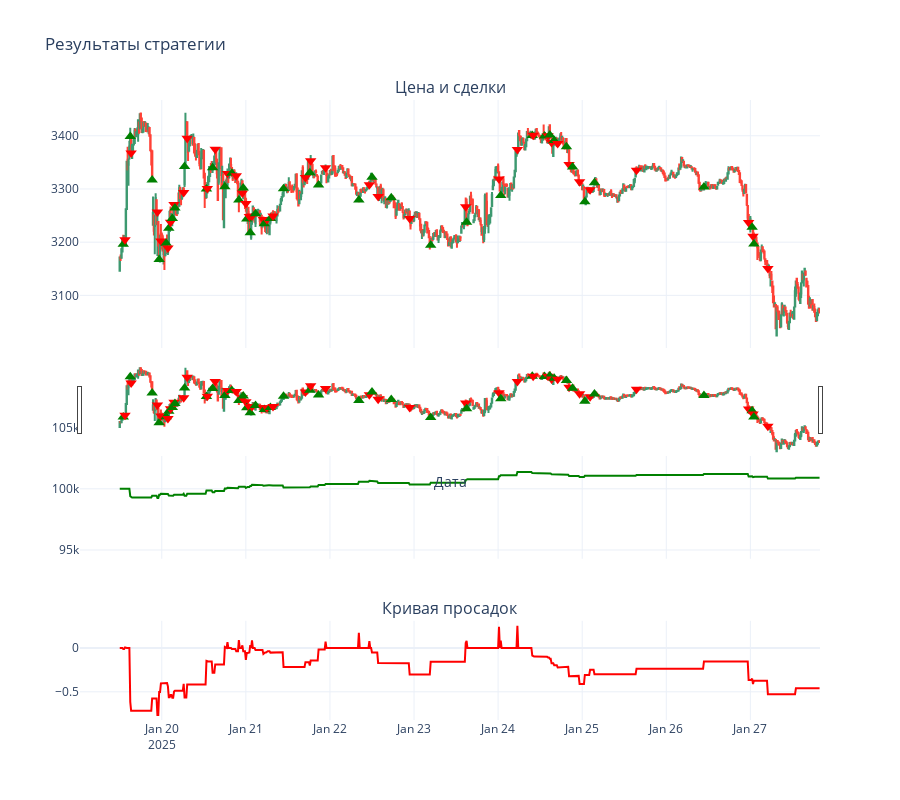

The notebook cell this image was saved under:
### Code cell
bt = StrategyTester(X_trade_tree, initial_balance=100000, position_size=0.1)

# Запускаем бэктест
bt.run()
stats = bt.calculate_stats()
StrategyTester.display_stats(stats)

bt.plot()

### Figure 1 — Plotly figure (JSON) as saved in the notebook; plotly's stock layout.template omitted (floating-point values rounded to 4 significant figures; data arrays with more than 128 entries replaced by an {"elided": "..."} marker saying what was removed)
{"data": [{"close": {"elided": "800 float values"}, "high": {"elided": "800 float values"}, "low": {"elided": "800 float values"}, "name": "Цена", "open": {"elided": "800 float values"}, "type": "candlestick", "x": {"elided": "800 str values"}, "xaxis": "x", "yaxis": "y"}, {"marker": {"color": "green", "size": 10, "symbol": "triangle-up"}, "mode": "markers", "name": "Сделка", "type": "scatter", "x": ["2025-01-19T13:00:00"], "xaxis": "x", "y": [3196.0], "yaxis": "y"}, {"marker": {"color": "red", "size": 10, "symbol": "triangle-down"}, "mode": "markers", "name": "Сделка", "type": "scatter", "x": ["2025-01-19T13:30:00"], "xaxis": "x", "y": [3205.0], "yaxis": "y"}, {"marker": {"color": "green", "size": 10, "symbol": "triangle-up"}, "mode": "markers", "name": "Сделка", "type": "scatter", "x": ["2025-01-19T15:00:00"], "xaxis": "x", "y": [3398.0], "yaxis": "y"}, {"marker": {"color": "red", "size": 10, "symbol": "triangle-down"}, "mode": "markers", "name": "Сделка", "type": "scatter", "x": ["2025-01-19T15:15:00"], "xaxis": "x", "y": [3367.0], "yaxis": "y"}, {"marker": {"color": "green", "size": 10, "symbol": "triangle-up"}, "mode": "markers", "name": "Сделка", "type": "scatter", "x": ["2025-01-19T21:15:00"], "xaxis": "x", "y": [3317.0], "yaxis": "y"}, {"marker": {"color": "red", "size": 10, "symbol": "triangle-down"}, "mode": "markers", "name": "Сделка", "type": "scatter", "x": ["2025-01-19T22:45:00"], "xaxis": "x", "y": [3257.0], "yaxis": "y"}, {"marker": {"color": "green", "size": 10, "symbol": "triangle-up"}, "mode": "markers", "name": "Сделка", "type": "scatter", "x": ["2025-01-19T23:15:00"], "xaxis": "x", "y": [3167.0], "yaxis": "y"}, {"marker": {"color": "red", "size": 10, "symbol": "triangle-down"}, "mode": "markers", "name": "Сделка", "type": "scatter", "x": ["2025-01-19T23:45:00"], "xaxis": "x", "y": [3202.0], "yaxis": "y"}, {"marker": {"color": "green", "size": 10, "symbol": "triangle-up"}, "mode": "markers", "name": "Сделка", "type": "scatter", "x": ["2025-01-20T01:15:00"], "xaxis": "x", "y": [3198.0], "yaxis": "y"}, {"marker": {"color": "red", "size": 10, "symbol": "triangle-down"}, "mode": "markers", "name": "Сделка", "type": "scatter", "x": ["2025-01-20T01:45:00"], "xaxis": "x", "y": [3189.0], "yaxis": "y"}, {"marker": {"color": "green", "size": 10, "symbol": "triangle-up"}, "mode": "markers", "name": "Сделка", "type": "scatter", "x": ["2025-01-20T02:00:00"], "xaxis": "x", "y": [3226.0], "yaxis": "y"}, {"marker": {"color": "red", "size": 10, "symbol": "triangle-down"}, "mode": "markers", "name": "Сделка", "type": "scatter", "x": ["2025-01-20T02:30:00"], "xaxis": "x", "y": [3238.0], "yaxis": "y"}, {"marker": {"color": "green", "size": 10, "symbol": "triangle-up"}, "mode": "markers", "name": "Сделка", "type": "scatter", "x": ["2025-01-20T03:00:00"], "xaxis": "x", "y": [3244.0], "yaxis": "y"}, {"marker": {"color": "red", "size": 10, "symbol": "triangle-down"}, "mode": "markers", "name": "Сделка", "type": "scatter", "x": ["2025-01-20T03:30:00"], "xaxis": "x", "y": [3271.0], "yaxis": "y"}, {"marker": {"color": "green", "size": 10, "symbol": "triangle-up"}, "mode": "markers", "name": "Сделка", "type": "scatter", "x": ["2025-01-20T03:45:00"], "xaxis": "x", "y": [3264.0], "yaxis": "y"}, {"marker": {"color": "red", "size": 10, "symbol": "triangle-down"}, "mode": "markers", "name": "Сделка", "type": "scatter", "x": ["2025-01-20T06:15:00"], "xaxis": "x", "y": [3293.0], "yaxis": "y"}, {"marker": {"color": "green", "size": 10, "symbol": "triangle-up"}, "mode": "markers", "name": "Сделка", "type": "scatter", "x": ["2025-01-20T06:30:00"], "xaxis": "x", "y": [3342.0], "yaxis": "y"}, {"marker": {"color": "red", "size": 10, "symbol": "triangle-down"}, "mode": "markers", "name": "Сделка", "type": "scatter", "x": ["2025-01-20T07:15:00"], "xaxis": "x", "y": [3395.0], "yaxis": "y"}, {"marker": {"color": "green", "size": 10, "symbol": "triangle-up"}, "mode": "markers", "name": "Сделка", "type": "scatter", "x": ["2025-01-20T12:45:00"], "xaxis": "x", "y": [3300.0], "yaxis": "y"}, {"marker": {"color": "red", "size": 10, "symbol": "triangle-down"}, "mode": "markers", "name": "Сделка", "type": "scatter", "x": ["2025-01-20T13:00:00"], "xaxis": "x", "y": [3301.0], "yaxis": "y"}, {"marker": {"color": "green", "size": 10, "symbol": "triangle-up"}, "mode": "markers", "name": "Сделка", "type": "scatter", "x": ["2025-01-20T14:30:00"], "xaxis": "x", "y": [3340.0], "yaxis": "y"}, {"marker": {"color": "red", "size": 10, "symbol": "triangle-down"}, "mode": "markers", "name": "Сделка", "type": "scatter", "x": ["2025-01-20T15:15:00"], "xaxis": "x", "y": [3375.0], "yaxis": "y"}, {"marker": {"color": "green", "size": 10, "symbol": "triangle-up"}, "mode": "markers", "name": "Сделка", "type": "scatter", "x": ["2025-01-20T18:00:00"], "xaxis": "x", "y": [3304.0], "yaxis": "y"}, {"marker": {"color": "red", "size": 10, "symbol": "triangle-down"}, "mode": "markers", "name": "Сделка", "type": "scatter", "x": ["2025-01-20T18:45:00"], "xaxis": "x", "y": [3329.0], "yaxis": "y"}, {"marker": {"color": "green", "size": 10, "symbol": "triangle-up"}, "mode": "markers", "name": "Сделка", "type": "scatter", "x": ["2025-01-20T20:00:00"], "xaxis": "x", "y": [3329.0], "yaxis": "y"}, {"marker": {"color": "red", "size": 10, "symbol": "triangle-down"}, "mode": "markers", "name": "Сделка", "type": "scatter", "x": ["2025-01-20T21:15:00"], "xaxis": "x", "y": [3325.0], "yaxis": "y"}, {"marker": {"color": "green", "size": 10, "symbol": "triangle-up"}, "mode": "markers", "name": "Сделка", "type": "scatter", "x": ["2025-01-20T22:00:00"], "xaxis": "x", "y": [3280.0], "yaxis": "y"}, {"marker": {"color": "red", "size": 10, "symbol": "triangle-down"}, "mode": "markers", "name": "Сделка", "type": "scatter", "x": ["2025-01-20T23:00:00"], "xaxis": "x", "y": [3293.0], "yaxis": "y"}, {"marker": {"color": "green", "size": 10, "symbol": "triangle-up"}, "mode": "markers", "name": "Сделка", "type": "scatter", "x": ["2025-01-20T23:15:00"], "xaxis": "x", "y": [3302.0], "yaxis": "y"}, {"marker": {"color": "red", "size": 10, "symbol": "triangle-down"}, "mode": "markers", "name": "Сделка", "type": "scatter", "x": ["2025-01-21T00:00:00"], "xaxis": "x", "y": [3273.0], "yaxis": "y"}, {"marker": {"color": "green", "size": 10, "symbol": "triangle-up"}, "mode": "markers", "name": "Сделка", "type": "scatter", "x": ["2025-01-21T00:15:00"], "xaxis": "x", "y": [3243.0], "yaxis": "y"}, {"marker": {"color": "red", "size": 10, "symbol": "triangle-down"}, "mode": "markers", "name": "Сделка", "type": "scatter", "x": ["2025-01-21T01:00:00"], "xaxis": "x", "y": [3248.0], "yaxis": "y"}, {"marker": {"color": "green", "size": 10, "symbol": "triangle-up"}, "mode": "markers", "name": "Сделка", "type": "scatter", "x": ["2025-01-21T01:15:00"], "xaxis": "x", "y": [3218.0], "yaxis": "y"}, {"marker": {"color": "red", "size": 10, "symbol": "triangle-down"}, "mode": "markers", "name": "Сделка", "type": "scatter", "x": ["2025-01-21T01:45:00"], "xaxis": "x", "y": [3249.0], "yaxis": "y"}, {"marker": {"color": "green", "size": 10, "symbol": "triangle-up"}, "mode": "markers", "name": "Сделка", "type": "scatter", "x": ["2025-01-21T02:45:00"], "xaxis": "x", "y": [3254.0], "yaxis": "y"}, {"marker": {"color": "red", "size": 10, "symbol": "triangle-down"}, "mode": "markers", "name": "Сделка", "type": "scatter", "x": ["2025-01-21T05:00:00"], "xaxis": "x", "y": [3243.0], "yaxis": "y"}, {"marker": {"color": "green", "size": 10, "symbol": "triangle-up"}, "mode": "markers", "name": "Сделка", "type": "scatter", "x": ["2025-01-21T05:15:00"], "xaxis": "x", "y": [3235.0], "yaxis": "y"}, {"marker": {"color": "red", "size": 10, "symbol": "triangle-down"}, "mode": "markers", "name": "Сделка", "type": "scatter", "x": ["2025-01-21T06:00:00"], "xaxis": "x", "y": [3243.0], "yaxis": "y"}, {"marker": {"color": "green", "size": 10, "symbol": "triangle-up"}, "mode": "markers", "name": "Сделка", "type": "scatter", "x": ["2025-01-21T07:00:00"], "xaxis": "x", "y": [3245.0], "yaxis": "y"}, {"marker": {"color": "red", "size": 10, "symbol": "triangle-down"}, "mode": "markers", "name": "Сделка", "type": "scatter", "x": ["2025-01-21T07:45:00"], "xaxis": "x", "y": [3249.0], "yaxis": "y"}, {"marker": {"color": "green", "size": 10, "symbol": "triangle-up"}, "mode": "markers", "name": "Сделка", "type": "scatter", "x": ["2025-01-21T10:45:00"], "xaxis": "x", "y": [3300.0], "yaxis": "y"}, {"marker": {"color": "red", "size": 10, "symbol": "triangle-down"}, "mode": "markers", "name": "Сделка", "type": "scatter", "x": ["2025-01-21T17:00:00"], "xaxis": "x", "y": [3321.0], "yaxis": "y"}, {"marker": {"color": "green", "size": 10, "symbol": "triangle-up"}, "mode": "markers", "name": "Сделка", "type": "scatter", "x": ["2025-01-21T18:15:00"], "xaxis": "x", "y": [3331.0], "yaxis": "y"}, {"marker": {"color": "red", "size": 10, "symbol": "triangle-down"}, "mode": "markers", "name": "Сделка", "type": "scatter", "x": ["2025-01-21T18:30:00"], "xaxis": "x", "y": [3353.0], "yaxis": "y"}, {"marker": {"color": "green", "size": 10, "symbol": "triangle-up"}, "mode": "markers", "name": "Сделка", "type": "scatter", "x": ["2025-01-21T20:45:00"], "xaxis": "x", "y": [3307.0], "yaxis": "y"}, {"marker": {"color": "red", "size": 10, "symbol": "triangle-down"}, "mode": "markers", "name": "Сделка", "type": "scatter", "x": ["2025-01-21T22:45:00"], "xaxis": "x", "y": [3340.0], "yaxis": "y"}, {"marker": {"color": "green", "size": 10, "symbol": "triangle-up"}, "mode": "markers", "name": "Сделка", "type": "scatter", "x": ["2025-01-22T08:15:00"], "xaxis": "x", "y": [3279.0], "yaxis": "y"}, {"marker": {"color": "red", "size": 10, "symbol": "triangle-down"}, "mode": "markers", "name": "Сделка", "type": "scatter", "x": ["2025-01-22T11:15:00"], "xaxis": "x", "y": [3308.0], "yaxis": "y"}, {"marker": {"color": "green", "size": 10, "symbol": "triangle-up"}, "mode": "markers", "name": "Сделка", "type": "scatter", "x": ["2025-01-22T12:00:00"], "xaxis": "x", "y": [3322.0], "yaxis": "y"}, {"marker": {"color": "red", "size": 10, "symbol": "triangle-down"}, "mode": "markers", "name": "Сделка", "type": "scatter", "x": ["2025-01-22T13:45:00"], "xaxis": "x", "y": [3286.0], "yaxis": "y"}, {"marker": {"color": "green", "size": 10, "symbol": "triangle-up"}, "mode": "markers", "name": "Сделка", "type": "scatter", "x": ["2025-01-22T17:30:00"], "xaxis": "x", "y": [3284.0], "yaxis": "y"}, {"marker": {"color": "red", "size": 10, "symbol": "triangle-down"}, "mode": "markers", "name": "Сделка", "type": "scatter", "x": ["2025-01-22T22:45:00"], "xaxis": "x", "y": [3244.0], "yaxis": "y"}, {"marker": {"color": "green", "size": 10, "symbol": "triangle-up"}, "mode": "markers", "name": "Сделка", "type": "scatter", "x": ["2025-01-23T04:45:00"], "xaxis": "x", "y": [3194.0], "yaxis": "y"}, {"marker": {"color": "red", "size": 10, "symbol": "triangle-down"}, "mode": "markers", "name": "Сделка", "type": "scatter", "x": ["2025-01-23T14:45:00"], "xaxis": "x", "y": [3267.0], "yaxis": "y"}, {"marker": {"color": "green", "size": 10, "symbol": "triangle-up"}, "mode": "markers", "name": "Сделка", "type": "scatter", "x": ["2025-01-23T15:00:00"], "xaxis": "x", "y": [3237.0], "yaxis": "y"}, {"marker": {"color": "red", "size": 10, "symbol": "triangle-down"}, "mode": "markers", "name": "Сделка", "type": "scatter", "x": ["2025-01-24T00:15:00"], "xaxis": "x", "y": [3319.0], "yaxis": "y"}, {"marker": {"color": "green", "size": 10, "symbol": "triangle-up"}, "mode": "markers", "name": "Сделка", "type": "scatter", "x": ["2025-01-24T00:45:00"], "xaxis": "x", "y": [3288.0], "yaxis": "y"}, {"marker": {"color": "red", "size": 10, "symbol": "triangle-down"}, "mode": "markers", "name": "Сделка", "type": "scatter", "x": ["2025-01-24T05:30:00"], "xaxis": "x", "y": [3374.0], "yaxis": "y"}, {"marker": {"color": "green", "size": 10, "symbol": "triangle-up"}, "mode": "markers", "name": "Сделка", "type": "scatter", "x": ["2025-01-24T09:45:00"], "xaxis": "x", "y": [3400.0], "yaxis": "y"}, {"marker": {"color": "red", "size": 10, "symbol": "triangle-down"}, "mode": "markers", "name": "Сделка", "type": "scatter", "x": ["2025-01-24T10:00:00"], "xaxis": "x", "y": [3401.0], "yaxis": "y"}, {"marker": {"color": "green", "size": 10, "symbol": "triangle-up"}, "mode": "markers", "name": "Сделка", "type": "scatter", "x": ["2025-01-24T13:15:00"], "xaxis": "x", "y": [3399.0], "yaxis": "y"}, {"marker": {"color": "red", "size": 10, "symbol": "triangle-down"}, "mode": "markers", "name": "Сделка", "type": "scatter", "x": ["2025-01-24T14:15:00"], "xaxis": "x", "y": [3400.0], "yaxis": "y"}, {"marker": {"color": "green", "size": 10, "symbol": "triangle-up"}, "mode": "markers", "name": "Сделка", "type": "scatter", "x": ["2025-01-24T14:45:00"], "xaxis": "x", "y": [3402.0], "yaxis": "y"}, {"marker": {"color": "red", "size": 10, "symbol": "triangle-down"}, "mode": "markers", "name": "Сделка", "type": "scatter", "x": ["2025-01-24T15:15:00"], "xaxis": "x", "y": [3387.0], "yaxis": "y"}, {"marker": {"color": "green", "size": 10, "symbol": "triangle-up"}, "mode": "markers", "name": "Сделка", "type": "scatter", "x": ["2025-01-24T16:00:00"], "xaxis": "x", "y": [3391.0], "yaxis": "y"}, {"marker": {"color": "red", "size": 10, "symbol": "triangle-down"}, "mode": "markers", "name": "Сделка", "type": "scatter", "x": ["2025-01-24T17:00:00"], "xaxis": "x", "y": [3385.0], "yaxis": "y"}, {"marker": {"color": "green", "size": 10, "symbol": "triangle-up"}, "mode": "markers", "name": "Сделка", "type": "scatter", "x": ["2025-01-24T19:30:00"], "xaxis": "x", "y": [3380.0], "yaxis": "y"}, {"marker": {"color": "red", "size": 10, "symbol": "triangle-down"}, "mode": "markers", "name": "Сделка", "type": "scatter", "x": ["2025-01-24T20:15:00"], "xaxis": "x", "y": [3346.0], "yaxis": "y"}, {"marker": {"color": "green", "size": 10, "symbol": "triangle-up"}, "mode": "markers", "name": "Сделка", "type": "scatter", "x": ["2025-01-24T21:15:00"], "xaxis": "x", "y": [3341.0], "yaxis": "y"}, {"marker": {"color": "red", "size": 10, "symbol": "triangle-down"}, "mode": "markers", "name": "Сделка", "type": "scatter", "x": ["2025-01-24T23:15:00"], "xaxis": "x", "y": [3314.0], "yaxis": "y"}, {"marker": {"color": "green", "size": 10, "symbol": "triangle-up"}, "mode": "markers", "name": "Сделка", "type": "scatter", "x": ["2025-01-25T00:45:00"], "xaxis": "x", "y": [3276.0], "yaxis": "y"}, {"marker": {"color": "red", "size": 10, "symbol": "triangle-down"}, "mode": "markers", "name": "Сделка", "type": "scatter", "x": ["2025-01-25T02:15:00"], "xaxis": "x", "y": [3299.0], "yaxis": "y"}, {"marker": {"color": "green", "size": 10, "symbol": "triangle-up"}, "mode": "markers", "name": "Сделка", "type": "scatter", "x": ["2025-01-25T03:30:00"], "xaxis": "x", "y": [3312.0], "yaxis": "y"}, {"marker": {"color": "red", "size": 10, "symbol": "triangle-down"}, "mode": "markers", "name": "Сделка", "type": "scatter", "x": ["2025-01-25T15:30:00"], "xaxis": "x", "y": [3335.0], "yaxis": "y"}, {"marker": {"color": "green", "size": 10, "symbol": "triangle-up"}, "mode": "markers", "name": "Сделка", "type": "scatter", "x": ["2025-01-26T10:45:00"], "xaxis": "x", "y": [3304.0], "yaxis": "y"}, {"marker": {"color": "red", "size": 10, "symbol": "triangle-down"}, "mode": "markers", "name": "Сделка", "type": "scatter", "x": ["2025-01-26T23:30:00"], "xaxis": "x", "y": [3237.0], "yaxis": "y"}, {"marker": {"color": "green", "size": 10, "symbol": "triangle-up"}, "mode": "markers", "name": "Сделка", "type": "scatter", "x": ["2025-01-27T00:30:00"], "xaxis": "x", "y": [3228.0], "yaxis": "y"}, {"marker": {"color": "red", "size": 10, "symbol": "triangle-down"}, "mode": "markers", "name": "Сделка", "type": "scatter", "x": ["2025-01-27T00:45:00"], "xaxis": "x", "y": [3211.0], "yaxis": "y"}, {"marker": {"color": "green", "size": 10, "symbol": "triangle-up"}, "mode": "markers", "name": "Сделка", "type": "scatter", "x": ["2025-01-27T01:00:00"], "xaxis": "x", "y": [3196.0], "yaxis": "y"}, {"marker": {"color": "red", "size": 10, "symbol": "triangle-down"}, "mode": "markers", "name": "Сделка", "type": "scatter", "x": ["2025-01-27T05:00:00"], "xaxis": "x", "y": [3151.0], "yaxis": "y"}, {"line": {"color": "green", "width": 2}, "mode": "lines", "name": "Капитал", "type": "scatter", "x": {"elided": "800 str values"}, "xaxis": "x2", "y": {"elided": "800 float values"}, "yaxis": "y2"}, {"line": {"color": "red", "width": 2}, "mode": "lines", "name": "Просадка", "type": "scatter", "x": {"elided": "800 str values"}, "xaxis": "x3", "y": {"elided": "800 float values"}, "yaxis": "y3"}], "layout": {"annotations": [{"font": {"size": 16}, "showarrow": false, "text": "Цена и сделки", "x": 0.5, "xanchor": "center", "xref": "paper", "y": 1, "yanchor": "bottom", "yref": "paper"}, {"font": {"size": 16}, "showarrow": false, "text": "Кривая капитала", "x": 0.5, "xanchor": "center", "xref": "paper", "y": 0.5, "yanchor": "bottom", "yref": "paper"}, {"font": {"size": 16}, "showarrow": false, "text": "Кривая просадок", "x": 0.5, "xanchor": "center", "xref": "paper", "y": 0.16, "yanchor": "bottom", "yref": "paper"}], "height": 800, "showlegend": false, "title": {"text": "Результаты стратегии"}, "xaxis": {"anchor": "y", "domain": [0, 1], "matches": "x3", "showticklabels": false, "title": {"text": "Дата"}}, "xaxis2": {"anchor": "y2", "domain": [0, 1], "matches": "x3", "showticklabels": false}, "xaxis3": {"anchor": "y3", "domain": [0, 1]}, "yaxis": {"anchor": "x", "domain": [0.6, 1]}, "yaxis2": {"anchor": "x2", "domain": [0.26, 0.5], "range": [94280.0, 106400.0]}, "yaxis3": {"anchor": "x3", "domain": [0, 0.16]}}}
